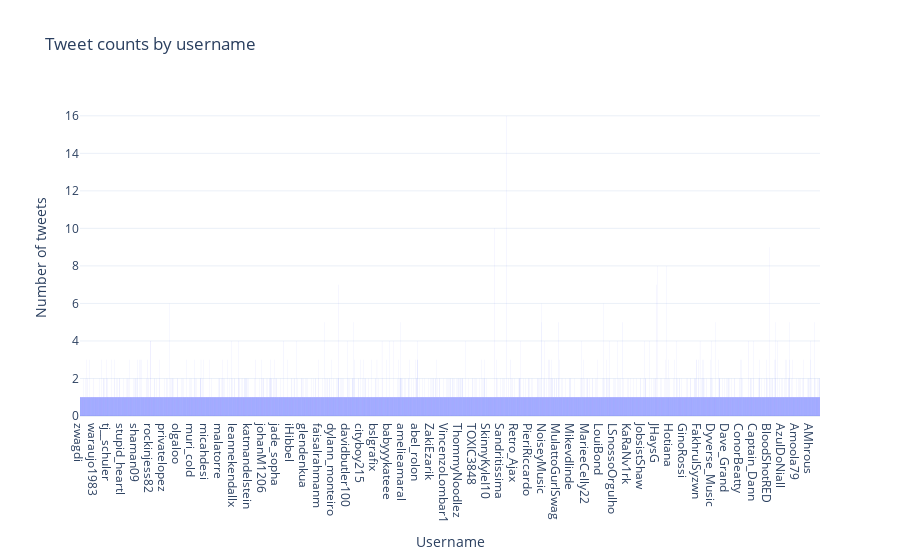

Here is the notebook cell this chart was saved with:
### Code cell
fig = px.histogram(data, x='username', template='plotly_white', title='Tweet counts by username',
                  nbins=6)
fig.update_xaxes(categoryorder='category descending', title='Username').update_yaxes(title='Number of tweets')
fig.show()

### Figure 1 — Plotly figure (JSON) as saved in the notebook; plotly's stock layout.template omitted (floating-point values rounded to 4 significant figures; data arrays with more than 128 entries replaced by an {"elided": "..."} marker saying what was removed)
{"data": [{"alignmentgroup": "True", "bingroup": "x", "hovertemplate": "username=%{x}<br>count=%{y}<extra></extra>", "legendgroup": "", "marker": {"color": "#636efa"}, "name": "", "nbinsx": 6, "offsetgroup": "", "orientation": "v", "showlegend": false, "type": "histogram", "x": {"elided": "12376 str values"}, "xaxis": "x", "yaxis": "y"}], "layout": {"barmode": "relative", "legend": {"tracegroupgap": 0}, "title": {"text": "Tweet counts by username"}, "xaxis": {"anchor": "y", "categoryorder": "category descending", "domain": [0, 1], "title": {"text": "Username"}}, "yaxis": {"anchor": "x", "domain": [0, 1], "title": {"text": "Number of tweets"}}}}
